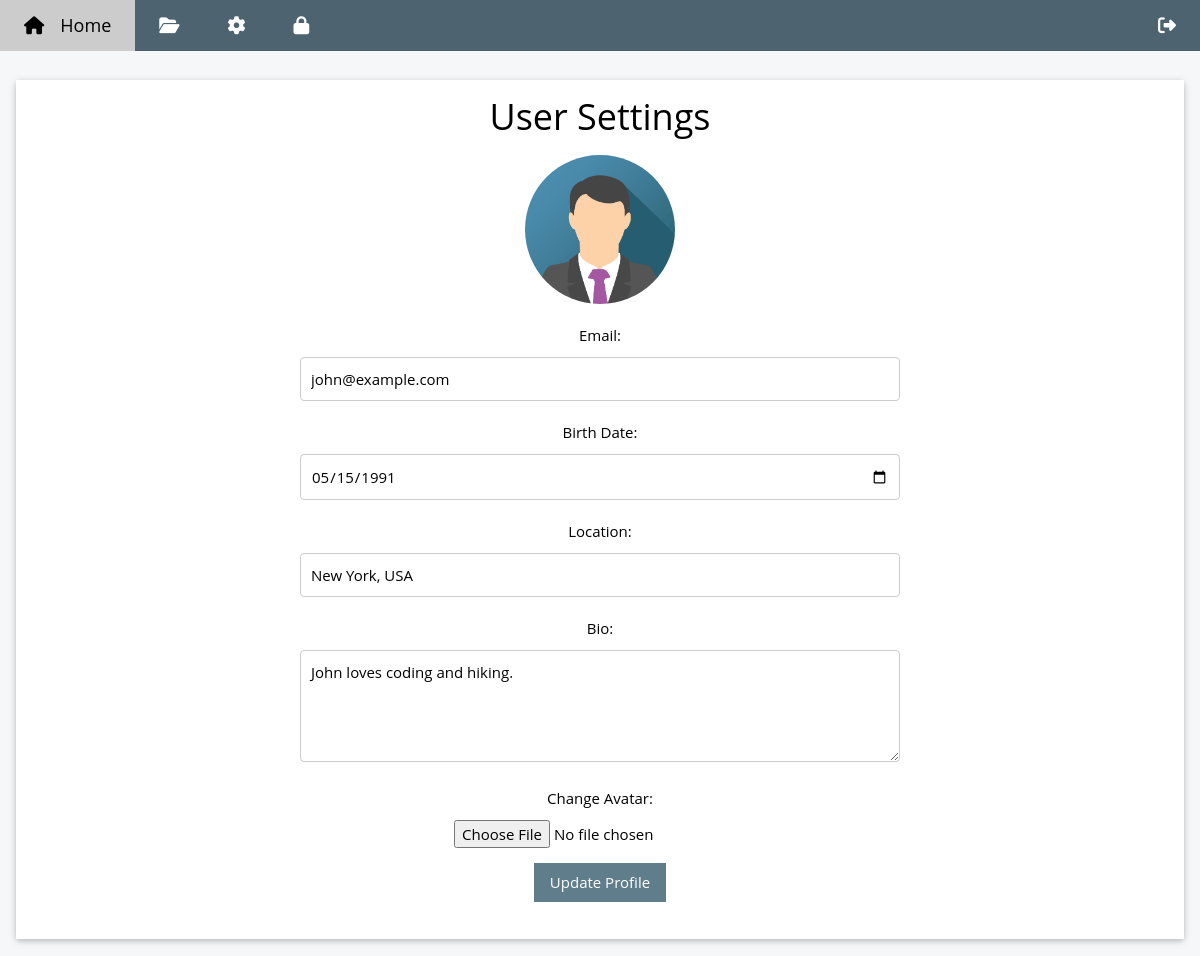
The page /settings.php (signed in) on the database its author committed.
### tables this page shows
CREATE TABLE `userinfos` (
  `userid` int(11) NOT NULL,
  `birthdate` date DEFAULT NULL,
  `location` varchar(100) DEFAULT NULL,
  `bio` text,
  `avatar` varchar(100) NOT NULL
);

CREATE TABLE `users` (
  `id` int(11) NOT NULL,
  `login` varchar(50) NOT NULL,
  `email` varchar(100) NOT NULL,
  `pwhash` varchar(255) NOT NULL
);

### web/settings.php (the view, shortened to what this page needs)
<?php
include 'db_connect.php';
$user_id = $_SESSION['user_id'];
$sql = "
    SELECT u.login, u.email, ui.birthdate, ui.location, ui.bio, ui.avatar
    FROM users u
    LEFT JOIN userinfos ui ON u.id = ui.userid
    WHERE u.id = \"" . $user_id . "\"
";
$result = $conn->query($sql);
if ($result->num_rows > 0) {
		$user = $result->fetch_assoc();
} else {
		echo "No results found.";
}
?>
<!DOCTYPE html>
<html>
	<head>
		<link rel="stylesheet" href="./style/w3.css">
		<link rel="stylesheet" href="./style/w3-theme-blue-grey.css">
		<link rel="stylesheet" href="./style/css/fontawesome.css">
		<link href="./style/css/brands.css" rel="stylesheet" />
		<link href="./style/css/solid.css" rel="stylesheet" />
	</head>
	<body class="w3-theme-l5">
		<?php include 'navbar.php'; ?>
		<div class="w3-container w3-content" style="max-width:1400px;margin-top:80px">
			<div class="w3-col m12">
				<div class="w3-card w3-round">
					<div class="w3-container w3-center center-c w3-white">
    				<h1>User Settings</h1>
		      </div>
					<div class="w3-container w3-center center-c w3-white  w3-margin-bottom w3-padding-bottom">
						<form method="POST" action="settings.php" enctype="multipart/form-data">
								<?php if ($user['avatar']): ?>
								    <img src="<?= $user['avatar'] ?>" alt="Avatar" class="avatar">
								<?php endif; ?>
								<label for="email">Email:</label>
								<input type="email" id="email" name="email" value="<?= htmlspecialchars($user['email']) ?>" required>
								<label for="birthdate">Birth Date:</label>
								<input type="date" id="birthdate" name="birthdate" value="<?= htmlspecialchars($user['birthdate']) ?>" required>
								<label for="location">Location:</label>
								<input type="text" id="location" name="location" value="<?= htmlspecialchars($user['location']) ?>">
								<label for="bio">Bio:</label>
								<textarea id="bio" name="bio" rows="4"><?= htmlspecialchars($user['bio']) ?></textarea>
								<label for="avatar">Change Avatar:</label>
								<input type="file" id="avatar" name="avatar" accept="image/*">
								<br/>
								<p>
									<button type="submit" class="w3-button w3-theme w3-padding">Update Profile</button>
								</p>
						</form>
								<br/>
			</div>
		</div>
	</div>
</body>
</html>

### web/style/w3.css (style rules this page uses)
*,*:before,*:after { box-sizing:inherit }
html { -ms-text-size-adjust:100%;-webkit-text-size-adjust:100% }
body { margin:0 }
img { border-style:none }
button,input,select,textarea,optgroup { font:inherit;margin:0 }
button,input { overflow:visible }
button,select { text-transform:none }
button,[type=button],[type=reset],[type=submit] { -webkit-appearance:button }
textarea { overflow:auto }
html,body { font-family:Verdana,sans-serif;font-size:15px;line-height:1.5 }
html { overflow-x:hidden }
h1 { font-size:36px }
h1,h2,h3,h4,h5,h6 { font-family:"Segoe UI",Arial,sans-serif;font-weight:400;margin:10px 0 }
img { vertical-align:middle }
.w3-btn,.w3-button { border:none;display:inline-block;padding:8px 16px;vertical-align:middle;overflow:hidden;text-decoration:none;color:inherit;background-color:inherit;text-align:center;cursor:pointer;white-space:nowrap }
.w3-btn,.w3-button { -webkit-touch-callout:none;-webkit-user-select:none;-khtml-user-select:none;-moz-user-select:none;-ms-user-select:none;user-select:none }
.w3-container:after,.w3-container:before,.w3-panel:after,.w3-panel:before,.w3-row:after,.w3-row:before,.w3-row-padding:after,.w3-row-padding:before, .w3-cell-row:before,.w3-cell-row:after,.w3-clear:after,.w3-clear:before,.w3-bar:before,.w3-bar:after { content:"";display:table;clear:both }
.w3-col,.w3-half,.w3-third,.w3-twothird,.w3-threequarter,.w3-quarter { float:left;width:100% }
@media (min-width:601px) { .w3-col.m12 { width:99.99999% } }
.w3-content,.w3-auto { margin-left:auto;margin-right:auto }
.w3-content { max-width:980px }
.w3-round,.w3-round-medium { border-radius:4px }
.w3-container,.w3-panel { padding:0.01em 16px }
.w3-card,.w3-card-2 { box-shadow:0 2px 5px 0 rgba(0,0,0,0.16),0 2px 10px 0 rgba(0,0,0,0.12) }
.w3-center { text-align:center!important }
.w3-margin-bottom { margin-bottom:16px!important }
.w3-padding { padding:8px 16px!important }
.w3-white,.w3-hover-white:hover { color:#000!important;background-color:#fff!important }

### web/style/w3-theme-blue-grey.css (style rules this page uses)
.w3-theme-l5 { color:#000 !important; background-color:#f5f7f8 !important }
.w3-theme { color:#fff !important; background-color:#607d8b !important }

### web/style/css/brands.css (style rules this page uses)
:root, :host { --fa-style-family-brands: 'Font Awesome 6 Brands'; --fa-font-brands: normal 400 1em/1 'Font Awesome 6 Brands'; }

### web/style/css/solid.css (style rules this page uses)
:root, :host { --fa-style-family-classic: 'Font Awesome 6 Free'; --fa-font-solid: normal 900 1em/1 'Font Awesome 6 Free'; }

### web/settings.php (style rules this page uses)
html, body, h1, h2, h3, h4, h5 { font-family: "Open Sans", sans-serif }
form { width: 100%; max-width: 600px; margin: 0 auto; }
label { display: block; margin-bottom: 10px; }
input[type="text"], input[type="email"], input[type="date"], textarea { width: 100%; padding: 10px; margin-bottom: 20px; border: 1px solid #ccc; border-radius: 4px; }
img.avatar { max-width: 150px; height: auto; margin-bottom: 20px; border-radius: 50%; }

### rows shown on the page
userinfos: avatar (picture), email "john@example.com", birthdate "05/15/1991", location "New York, USA", bio "John loves coding and hiking."
